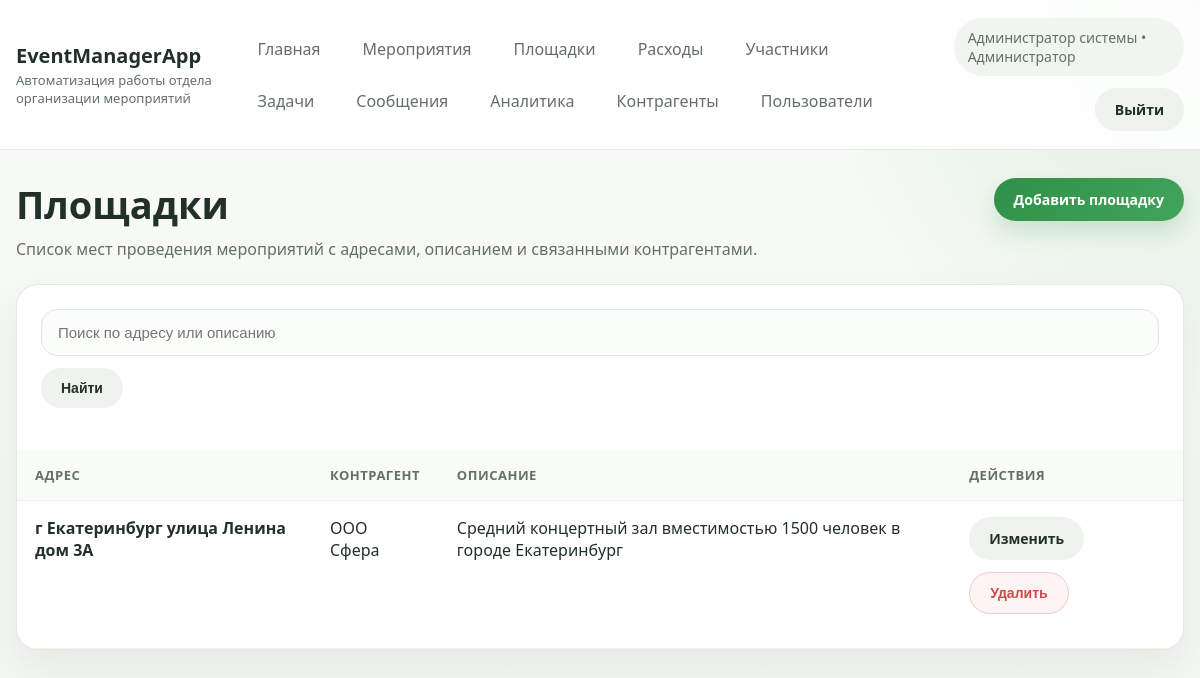
Before: /places/ (signed in) with the older database file.
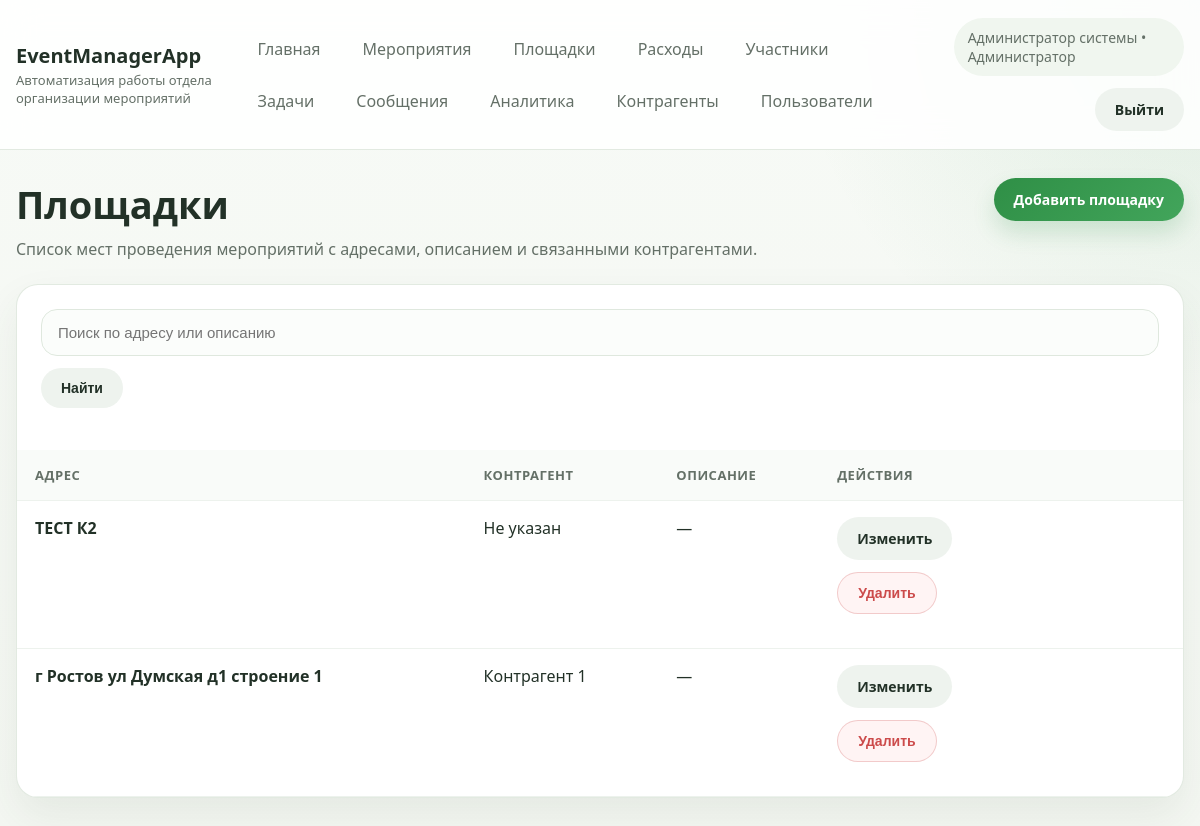
After: the same page with the newer database file.
### main/models.py (models this page shows, shortened)
class Place(models.Model):
    p_id = models.AutoField(primary_key=True)
    c = models.ForeignKey(Contractor, models.DO_NOTHING, blank=True, null=True, db_column="c_id")
    address = models.TextField(verbose_name="Адрес")
    description = models.TextField(blank=True, null=True, verbose_name="Описание")
    class Meta:
        managed = False
        db_table = "place"
        ordering = ["address"]

class Contractor(models.Model):
    TYPE_RENT_SPACE = "аренда помещения"
    TYPE_RENT_EQUIPMENT = "аренда оборудования"
    TYPE_SUPPLIES = "расходники"
    TYPE_CHOICES = [
        (TYPE_RENT_SPACE, "Аренда помещения"),
        (TYPE_RENT_EQUIPMENT, "Аренда оборудования"),
        (TYPE_SUPPLIES, "Расходники"),
    ]
    c_id = models.AutoField(primary_key=True)
    name = models.CharField(max_length=255, verbose_name="Название организации")
    fullname = models.CharField(max_length=255, verbose_name="Контактное лицо")
    email = models.EmailField(verbose_name="Электронная почта")
    phone = models.CharField(max_length=20, verbose_name="Телефон")
    type = models.CharField(max_length=50, choices=TYPE_CHOICES, verbose_name="Тип контрагента")
    description = models.TextField(blank=True, verbose_name="Описание услуг")
    class Meta:
        managed = False
        db_table = "contractor"
        ordering = ["name"]

### main/views.py (the view)
# urls.py: path("places/", views.places, name="places"),
@login_required
def places(request):
    query = request.GET.get("search", "").strip()
    object_list = Place.objects.select_related("c")
    if query:
        object_list = object_list.filter(Q(address__icontains=query) | Q(description__icontains=query))
    return render(request, "main/places.html", {"places": object_list, "query": query})

### main/models.py (called while the page is built)
    @property
    def role_label(self):
        if self.is_superuser and not self.position:
            return "Администратор"
        return dict(self.ROLE_CHOICES).get(self.position, self.position)

    @property
    def is_admin(self):
        return self.position == self.ROLE_ADMIN or self.is_superuser

    @property
    def can_manage_users(self):
        return self.is_admin

### main/templates/main/places.html (shortened to what this page needs)
{% extends 'main/website_headers.html' %}
{% block content %}
    <section class="page-head">
        <div>
            <h1 class="page-title">Площадки</h1>
            <p class="page-subtitle">Список мест проведения мероприятий с адресами, описанием и связанными контрагентами.</p>
        </div>
        <a href="{% url 'add_place' %}" class="btn btn-primary">Добавить площадку</a>
    </section>
    <section class="table-card">
        <div class="panel">
            <div class="filters">
                <form method="get">
                    <input class="form-control" type="text" name="search" placeholder="Поиск по адресу или описанию" value="{{ query }}">
                    <button type="submit" class="btn btn-secondary">Найти</button>
                </form>
            </div>
        </div>
        <div class="table-scroll">
            <table>
                <thead>
                    <tr>
                        <th>Адрес</th>
                        <th>Контрагент</th>
                        <th>Описание</th>
                        <th>Действия</th>
                    </tr>
                </thead>
                <tbody>
                    {% for place in places %}
                        <tr>
                            <td><strong>{{ place.address }}</strong></td>
                            <td>{{ place.c.name|default:"Не указан" }}</td>
                            <td>{{ place.description|default:"—" }}</td>
                            <td>
                                <div class="toolbar">
                                    <a href="{% url 'edit_place' place.pk %}" class="btn btn-secondary">Изменить</a>
                                    <form action="{% url 'delete_place' place.pk %}" method="post" onsubmit="return confirm('Удалить площадку?');">
                                        <button type="submit" class="btn btn-danger">Удалить</button>
                                    </form>
                                </div>
                            </td>
                        </tr>
                    {% empty %}
                        <tr>
                            <td colspan="4" class="empty-state">Площадки пока не добавлены.</td>
                        </tr>
                    {% endfor %}
                </tbody>
            </table>
        </div>
    </section>
{% endblock %}

Changed rows visible on the page:
removed Place: address "г Екатеринбург улица Ленина дом 3А", c.name "ООО Сфера", description "Средний концертный зал вместимостью 1500 человек в городе Екатеринбург"
added Place: address "ТЕСТ К2", c.name "Не указан", description "—"
added Place: address "г Ростов ул Думская д1 строение 1", c.name "Контрагент 1", description "—"
